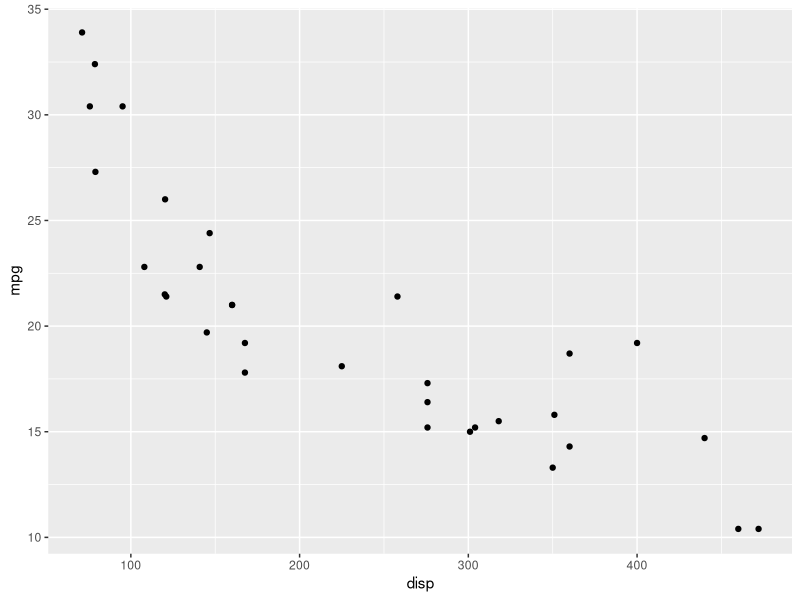
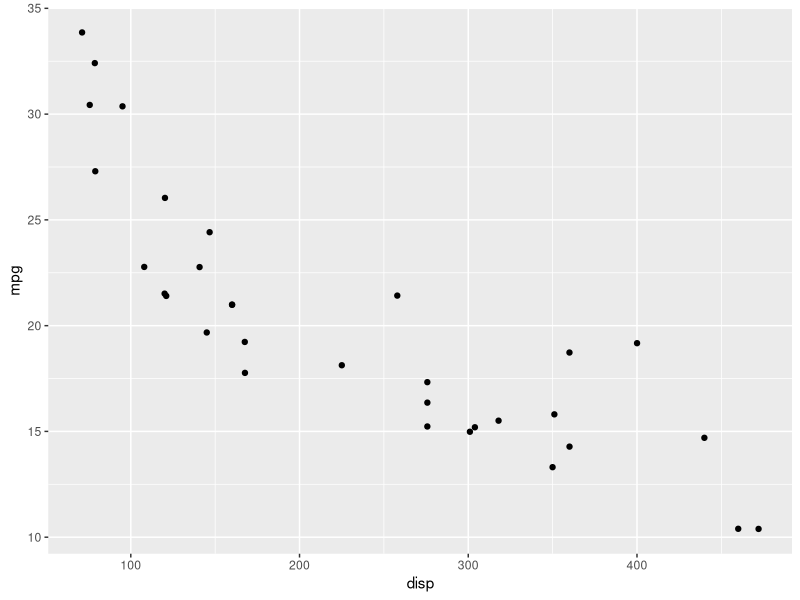
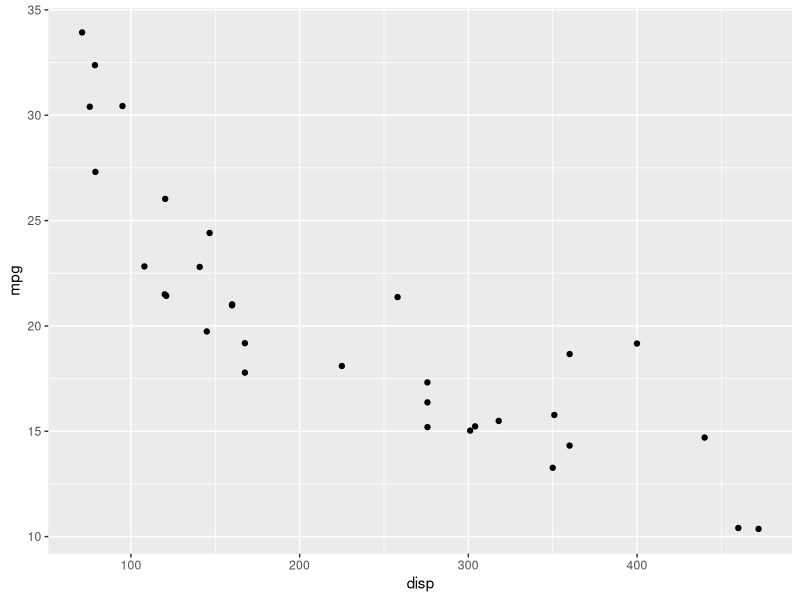
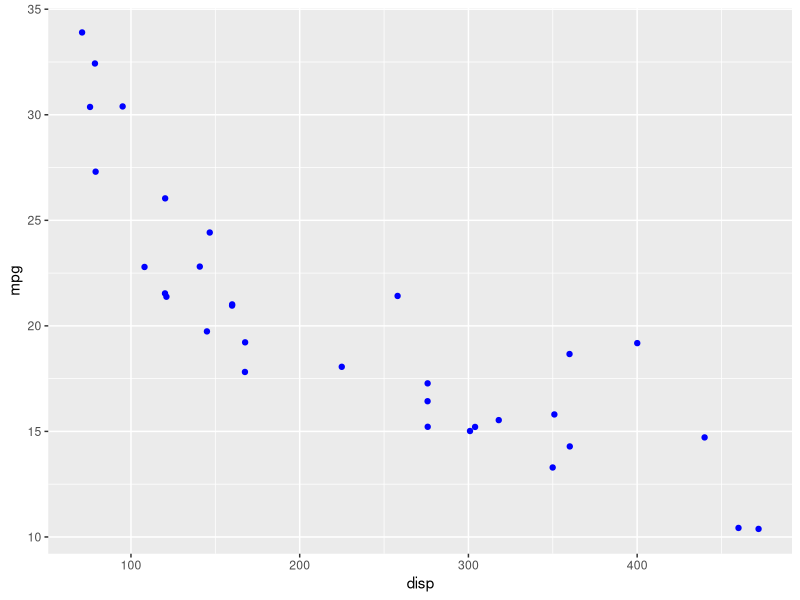
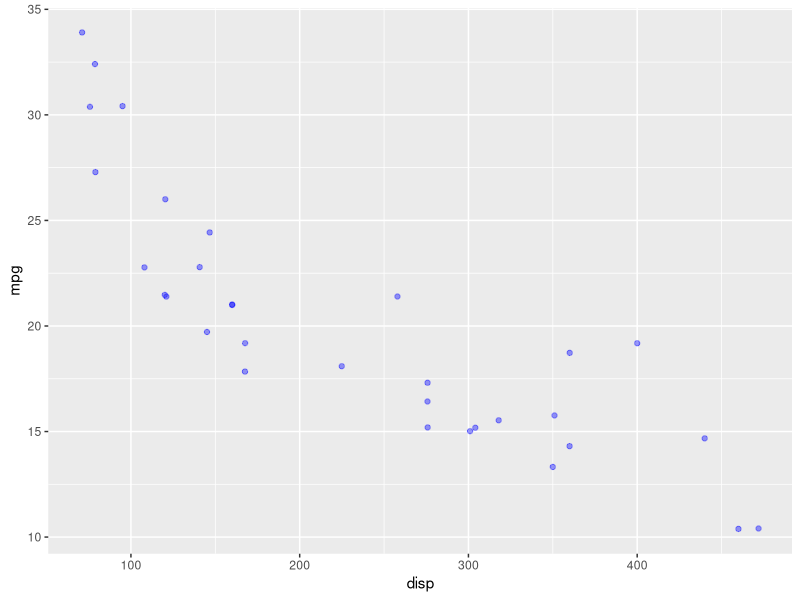
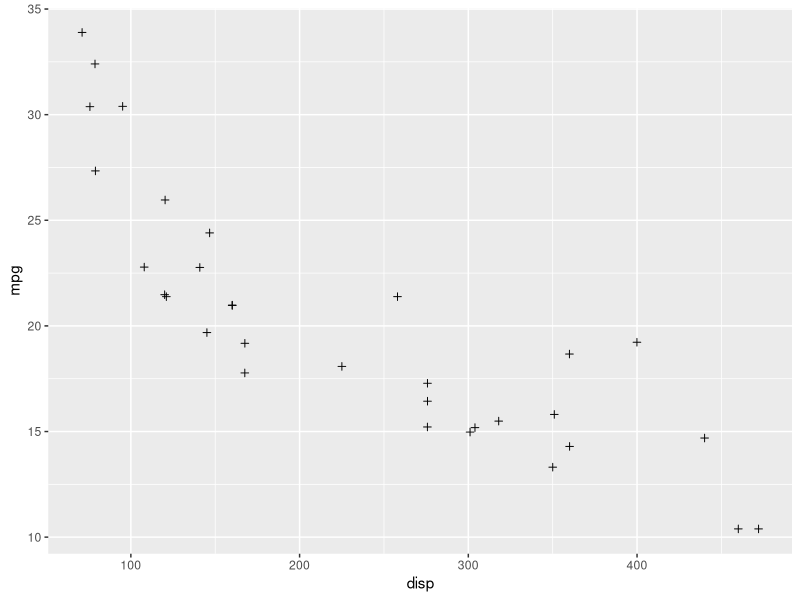
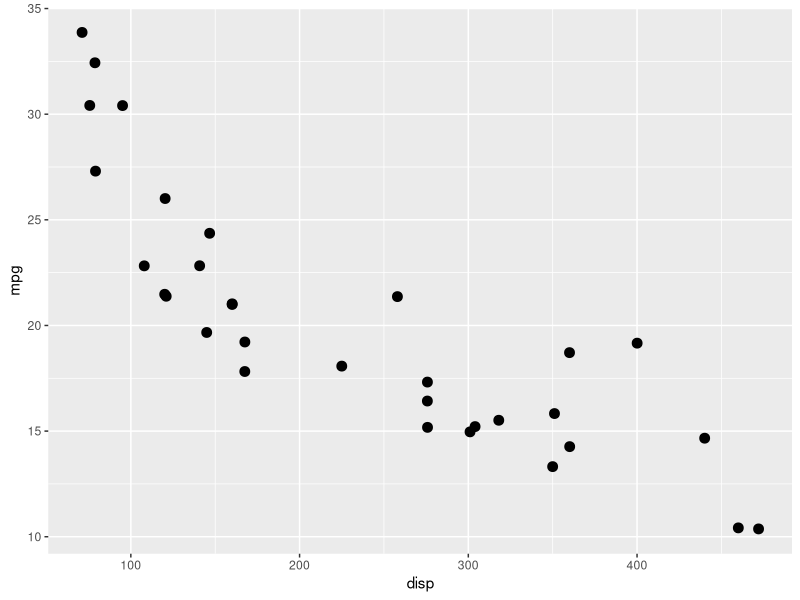
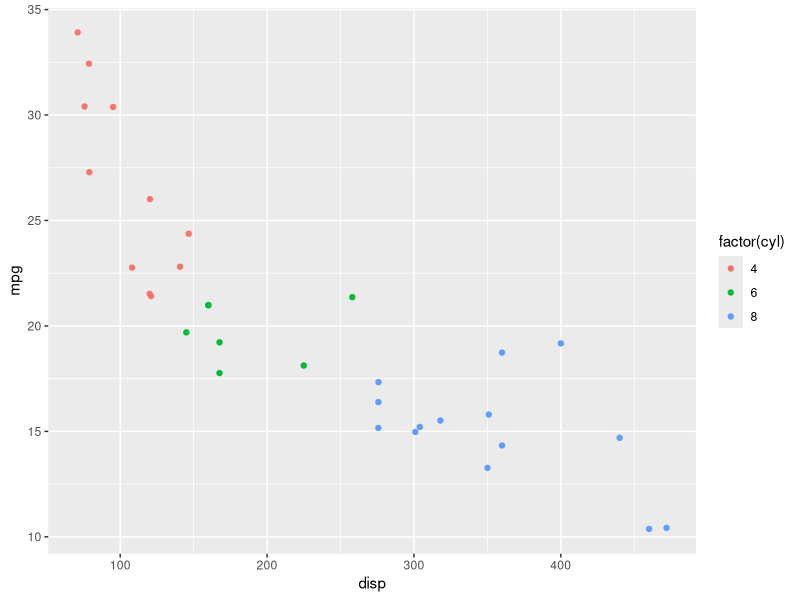

The R script that drew these images, in order:
## ---- chunk 1
library(ggplot2)
library(readr)
## ---- chunk 2
ggplot(mtcars) +
  geom_point(aes(disp, mpg))
## ---- chunk 3
ggplot(mtcars) +
  geom_point(aes(disp, mpg), position = 'jitter')
## ---- chunk 4
ggplot(mtcars) +
  geom_jitter(aes(disp, mpg))
## ---- chunk 5
ggplot(mtcars) +
  geom_point(aes(disp, mpg), color = 'blue', position = 'jitter')
## ---- chunk 6
ggplot(mtcars) +
  geom_point(aes(disp, mpg), color = 'blue', alpha = 0.4, position = 'jitter')
## ---- chunk 7
ggplot(mtcars) +
  geom_point(aes(disp, mpg), shape = 3, position = 'jitter')
## ---- chunk 8
ggplot(mtcars) +
  geom_point(aes(disp, mpg), size = 3, position = 'jitter')
## ---- chunk 9
ggplot(mtcars) +
  geom_point(aes(disp, mpg, color = factor(cyl)), 
             position = 'jitter')
## ---- chunk 10
ggplot(mtcars) +
  geom_point(aes(disp, mpg, color = hp), 
             position = 'jitter')
## ---- chunk 11
ggplot(mtcars) +
  geom_point(aes(disp, mpg, shape = factor(cyl)), position = 'jitter')
## ---- chunk 12
ggplot(mtcars) +
  geom_point(aes(disp, mpg, size = hp), color = 'blue', position = 'jitter')
## ---- chunk 13
ggplot(mtcars) +
  geom_point(aes(disp, mpg, size = factor(cyl)), color = 'blue', position = 'jitter')
## ---- chunk 14
ggplot(mtcars, aes(disp, mpg)) +
  geom_point(position = 'jitter') +
  geom_smooth(method = 'lm', se = FALSE)
## ---- chunk 15
lm(mpg ~ disp, data = mtcars)
## ---- chunk 16
ggplot(mtcars, aes(disp, mpg)) +
  geom_point(position = 'jitter') +
  geom_abline(slope = -0.04122, intercept = 29.59985)
## ---- chunk 17
ggplot(mtcars, aes(disp, mpg)) +
  geom_point(position = 'jitter') +
  geom_smooth(method = 'lm', se = TRUE)
## ---- chunk 18
ggplot(mtcars, aes(disp, mpg)) +
  geom_point(position = 'jitter') +
  geom_smooth(method = 'loess', se = FALSE)
